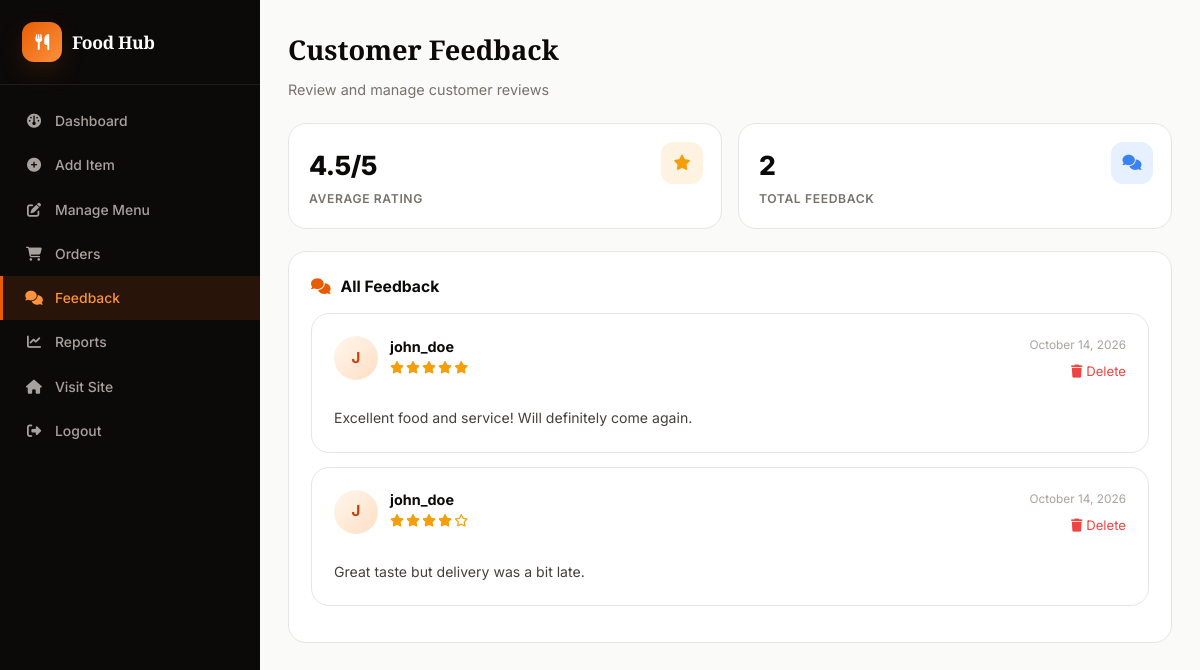
Screenshot of /admin/view_feedback.php (signed in) with the database file from the repository.
### tables this page shows
CREATE TABLE feedback (
    id INT AUTO_INCREMENT PRIMARY KEY,
    user_id INT NOT NULL,
    rating INT CHECK (rating BETWEEN 1 AND 5),
    comment TEXT NOT NULL,
    created_at TIMESTAMP DEFAULT CURRENT_TIMESTAMP,
    FOREIGN KEY (user_id) REFERENCES users(id) ON DELETE CASCADE
);

CREATE TABLE users (
    id INT AUTO_INCREMENT PRIMARY KEY,
    username VARCHAR(50) UNIQUE NOT NULL,
    email VARCHAR(100) UNIQUE NOT NULL,
    password VARCHAR(255) NOT NULL,
    user_type ENUM('customer','admin') DEFAULT 'customer',
    created_at TIMESTAMP DEFAULT CURRENT_TIMESTAMP
);

### admin/view_feedback.php (the view, shortened to what this page needs)
<?php
require_once '../includes/auth.php';
$fb = $conn->query("SELECT f.*, u.username, DATE_FORMAT(f.created_at,'%M %d, %Y') AS d FROM feedback f JOIN users u ON f.user_id=u.id ORDER BY f.created_at DESC");
$avg = $conn->query("SELECT COALESCE(AVG(rating),0) a FROM feedback")->fetch_assoc()['a'];
$total = $conn->query("SELECT COUNT(*) c FROM feedback")->fetch_assoc()['c'];
?>
<!DOCTYPE html>
<html lang="en" data-theme="light"><head>
<link rel="stylesheet" href="https://cdnjs.cloudflare.com/ajax/libs/font-awesome/6.5.1/css/all.min.css">
<link rel="stylesheet" href="<?= asset('assets/css/style.css') ?>">
</head><body>
<div class="admin-wrap">
    <?php include 'sidebar.php'; ?>
    <div class="admin-main">
        <h1>Customer Feedback</h1>
        <p class="lead">Review and manage customer reviews</p>
        <div class="stats">
            <div class="stat amber"><span class="ic"><i class="fa-solid fa-star"></i></span><h3><?= round($avg, 1) ?>/5</h3><p>Average Rating</p></div>
            <div class="stat blue"><span class="ic"><i class="fa-solid fa-comments"></i></span><h3><?= $total ?></h3><p>Total Feedback</p></div>
        </div>
        <div class="admin-card">
            <h3><i class="fa-solid fa-comments"></i> All Feedback</h3>
            <?php if ($fb->num_rows): while ($f = $fb->fetch_assoc()): ?>
                <div class="fb-card mb-2">
                    <div style="display:flex;justify-content:space-between;align-items:flex-start;gap:16px;flex-wrap:wrap">
                        <div class="fb-head">
                            <div class="avatar"><?= avatarInitial($f['username']) ?></div>
                            <div>
                                <div class="fb-name"><?= e($f['username']) ?></div>
                                <?= renderStars((int)$f['rating']) ?>
                            </div>
                        </div>
                        <div style="text-align:right">
                            <div class="fb-date"><?= e($f['d']) ?></div>
                            <a href="?delete_id=<?= $f['id'] ?>" onclick="return confirm('Delete?')" style="color:var(--danger);font-size:.82rem;margin-top:6px;display:inline-block"><i class="fa-solid fa-trash"></i> Delete</a>
                        </div>
                    </div>
                    <p class="fb-comment mt-2"><?= nl2br(e($f['comment'])) ?></p>
                </div>
            <?php endwhile; else: ?>
                <div class="empty"><i class="fa-solid fa-comments"></i><p>No feedback yet.</p></div>
            <?php endif; ?>
        </div>
    </div>
</div>
</body></html>

### includes/functions.php (shortened to what this page needs)
<?php
function e($s): string { return htmlspecialchars((string)$s, ENT_QUOTES, 'UTF-8'); }
function url(string $path = ''): string { return BASE_URL . ltrim($path, '/'); }
function asset(string $path): string {
    $full = __DIR__ . '/../' . ltrim($path, '/');
    $v = file_exists($full) ? filemtime($full) : time();
    return url($path) . '?v=' . $v;
}
function renderStars(int $rating): string {
    $h = '<span class="stars">';
    for ($i = 1; $i <= 5; $i++) {
        $h .= $i <= $rating ? '<i class="fa-solid fa-star"></i>' : '<i class="fa-regular fa-star"></i>';
    }
    return $h . '</span>';
}
function avatarInitial(string $name): string {
    return strtoupper(mb_substr(trim($name), 0, 1));
}

### assets/css/style.css (style rules this page uses)
:root { --primary:#E85D04; --primary-dark:#C2410C; --primary-light:#FB923C; --primary-soft:#FFF7ED; --primary-glow:rgba(232,93,4,.35); --accent:#F59E0B; --bg:#FAFAF9; --surface:#FFFFFF; --surface-2:#F5F5F4; --border:#E7E5E4; --border-strong:#D6D3D1; --ink-900:#0C0A09; --ink-800:#1C1917; --ink-700:#292524; --ink-600:#44403C; --ink-500:#78716C; --ink-400:#A8A29E; --ink-300:#D6D3D1; --ink-200:#E7E5E4; --ink-100:#F5F5F4; --ink-50:#FAFAF9; --success:#10B981; --warning:#F59E0B; --danger:#EF4444; --info:#3B82F6; --r-xs:6px; --r-sm:10px; --r-md:14px; --r-lg:18px; --r-xl:24px; --r-full:999px; --sh-xs:0 1px 2px rgba(12,10,9,.05); --sh-sm:0 1px 3px rgba(12,10,9,.06),0 1px 2px rgba(12,10,9,.04); --sh-md:0 4px 12px rgba(12,10,9,.07),0 2px 4px rgba(12,10,9,.04); --sh-lg:0 12px 32px rgba(12,10,9,.10),0 4px 8px rgba(12,10,9,.05); --sh-xl:0 24px 48px -12px rgba(12,10,9,.20); --sh-glow:0 10px 28px -8px var(--primary-glow); --ease:cubic-bezier(.4,0,.2,1); --dur:.22s; }
* { margin:0;padding:0;box-sizing:border-box }
html { scroll-behavior:smooth;-webkit-text-size-adjust:100% }
body { font-family:'Inter',-apple-system,BlinkMacSystemFont,'Segoe UI',sans-serif; font-size:15px;line-height:1.6;color:var(--ink-800); background:var(--bg);-webkit-font-smoothing:antialiased; min-height:100vh;display:flex;flex-direction:column; transition:background var(--dur) var(--ease),color var(--dur) var(--ease); }
a { color:inherit;text-decoration:none }
.fb-card { background:var(--surface);border:1px solid var(--border);border-radius:var(--r-lg);padding:22px;transition:all var(--dur) var(--ease) }
.fb-head { display:flex;align-items:center;gap:12px;margin-bottom:12px }
.avatar { width:44px;height:44px;border-radius:50%;display:grid;place-items:center;background:linear-gradient(135deg,var(--primary-soft),rgba(251,146,60,.3));color:var(--primary-dark);font-weight:700;font-size:.95rem;flex-shrink:0 }
.fb-name { font-weight:700;color:var(--ink-900);font-size:.9rem;line-height:1.2 }
.fb-date { font-size:.74rem;color:var(--ink-400) }
.stars { color:var(--accent);letter-spacing:1px;font-size:.78rem }
.stars i { margin-right:1px }
.fb-comment { color:var(--ink-600);font-size:.88rem;line-height:1.65 }
.admin-wrap { display:flex;min-height:100vh }
.admin-main { flex:1;padding:28px;background:var(--bg);min-width:0 }
.admin-main h1 { font-family:'Playfair Display',serif;font-size:1.7rem;color:var(--ink-900);margin-bottom:6px }
.admin-main .lead { color:var(--ink-500);font-size:.9rem;margin-bottom:22px }
.stats { display:grid;grid-template-columns:repeat(auto-fit,minmax(210px,1fr));gap:16px;margin:22px 0 }
.stat { background:var(--surface);border:1px solid var(--border);border-radius:var(--r-lg);padding:20px;position:relative;overflow:hidden;transition:all var(--dur) var(--ease) }
.stat .ic { position:absolute;top:18px;right:18px;width:42px;height:42px;border-radius:12px;display:grid;place-items:center;background:var(--primary-soft);color:var(--primary);font-size:.95rem }
.stat.blue .ic { background:rgba(59,130,246,.12);color:var(--info) }
.stat.amber .ic { background:rgba(245,158,11,.12);color:var(--warning) }
.stat h3 { font-size:1.65rem;color:var(--ink-900);letter-spacing:-.02em;margin-bottom:3px;font-weight:800 }
.stat p { font-size:.76rem;color:var(--ink-500);font-weight:600;text-transform:uppercase;letter-spacing:.05em }
.admin-card { background:var(--surface);border:1px solid var(--border);border-radius:var(--r-lg);padding:22px;margin-bottom:20px }
.admin-card h3 { font-size:.98rem;color:var(--ink-900);margin-bottom:14px;display:flex;align-items:center;gap:10px;font-weight:700 }
.admin-card h3 i { color:var(--primary) }
.mt-2 { margin-top:14px }
.mb-2 { margin-bottom:14px }

### rows the page displays
feedback: user.username "J", user.username "john_doe", d "October 14, 2026", comment "Excellent food and service! Will definitely come again."
feedback: user.username "J", user.username "john_doe", d "October 14, 2026", comment "Great taste but delivery was a bit late."

### other values shown
$avg "4.5"
$total "2"
